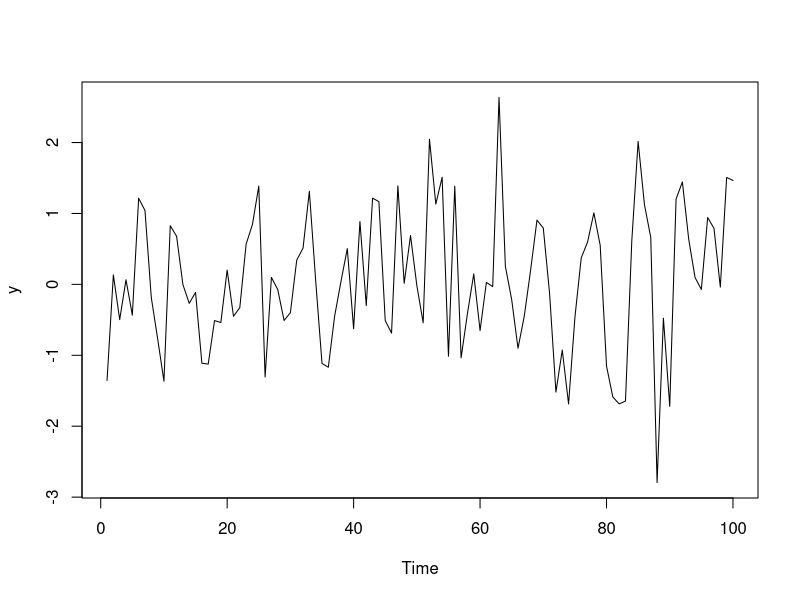
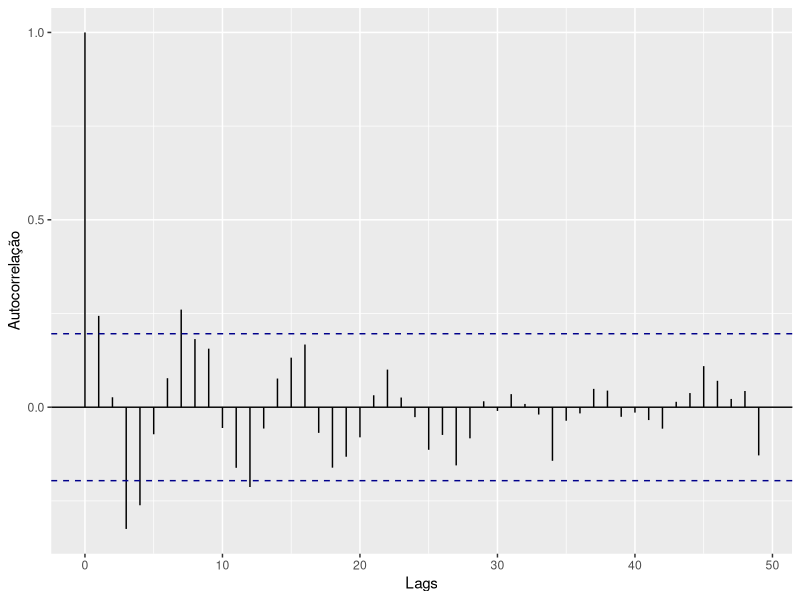
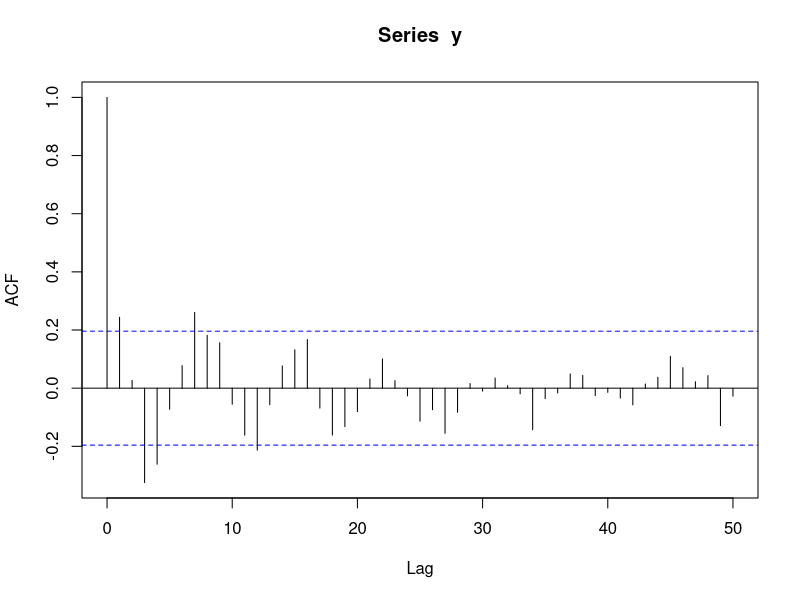
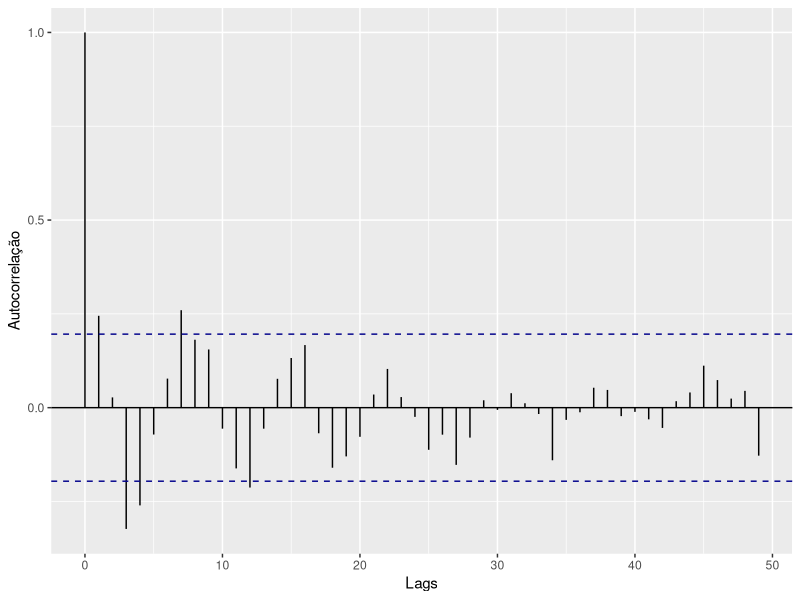
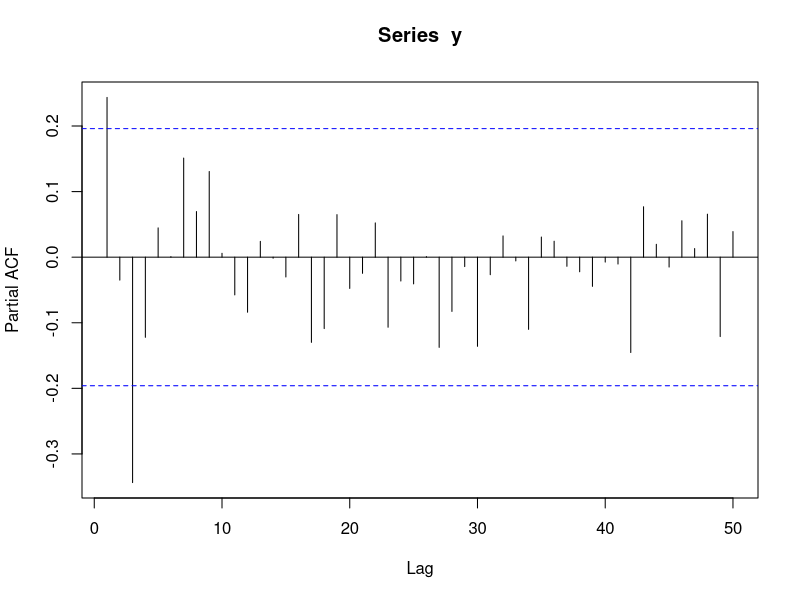
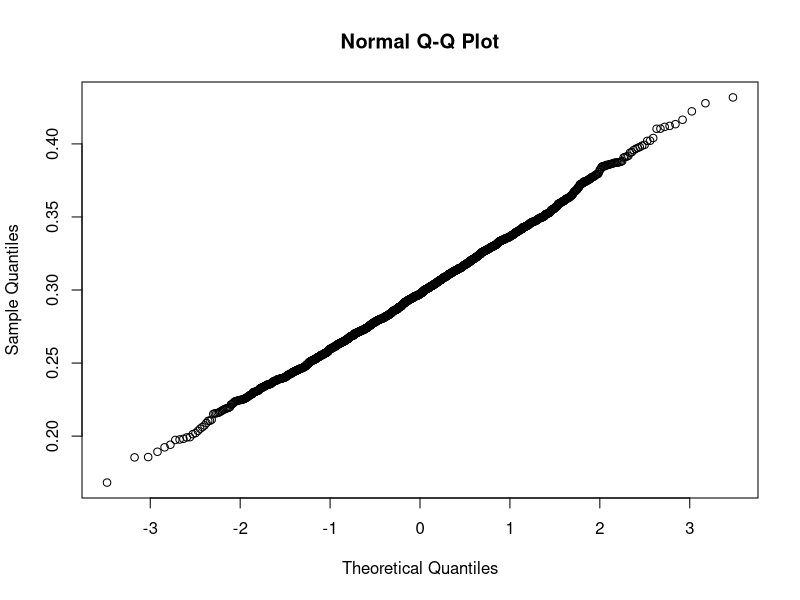
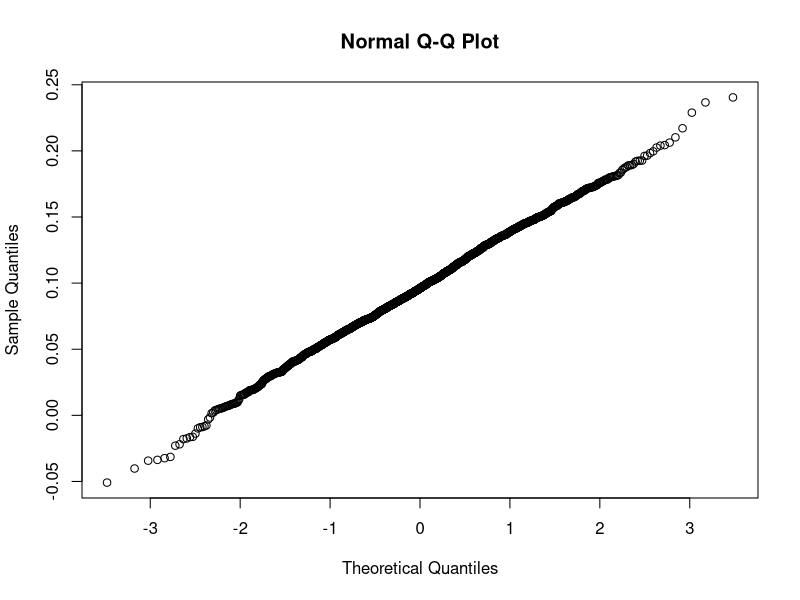
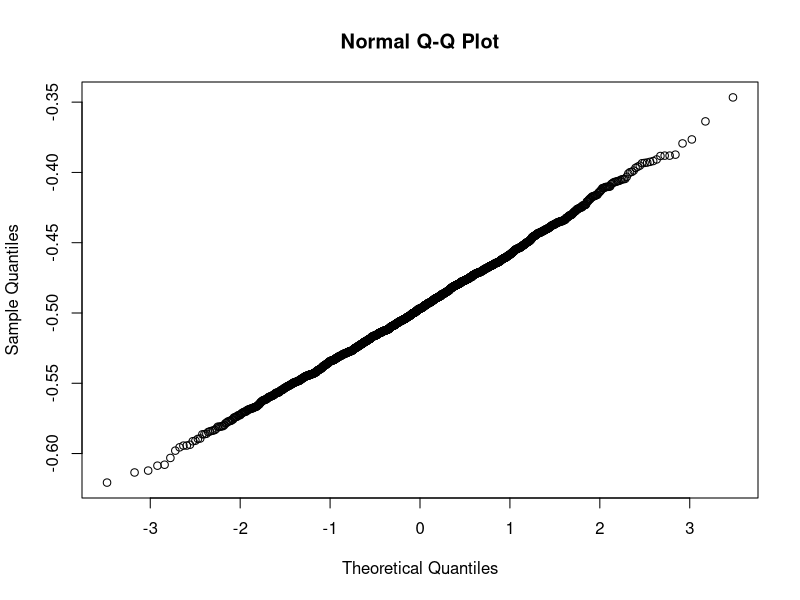

Source code (R) for these figures, in order:
########## PACOTES ##############
library(ggplot2)
#################################
#---------------------- QUESTAO 2 -----------------------------------
set.seed(3666)
########################## A ##############################################

AR <- function(coefs, n){
    n <- n + (length(coefs))
    ruido <- rnorm(n,mean = 0,sd =1)
    x <- ruido
    for(t in (length(coefs) + 1):n){
      x[t] <- x[t-1]*coefs[1] + x[t-2]*coefs[2] + x[t-3]*coefs[3] + ruido[t]
    }
    return(x[(length(coefs) + 1):n])
}
coefs <- c(.3,.1,-.5)
n <- 100
y <- AR(coefs,n)
plot.ts(y)
### B #####################################################################

#AMOSTRAL ------
#funcoes
acf.amostral <- function(y){
  n <- length(y)
  gama <- vector()
  for(h in 0:(n-1)){
      gam <- 0
      for (t in 1:(n-h)) {
        gam <- gam+(y[t+h]-mean(y))*(y[t]-mean(y))
      }
      gama[h + 1] <- gam/n
  }
  pho <- gama/gama[1]
  return(pho)
}

#valores
lags <- c(0:(n-1))
acfs <- data.frame(acf = acf.amostral(y),
                   lag = lags)
#plot
cline <- 1.96/sqrt(length(y))
ggplot(data=acfs[1:50,], aes(x=lag, y=acf)) +
  geom_errorbar(aes(x=lag, ymax=acf, ymin=0), width=0) +
  geom_hline(aes(yintercept = 0))+
  geom_hline(aes(yintercept = cline), linetype = 2, color = 'darkblue') +
  geom_hline(aes(yintercept = -cline), linetype = 2, color = 'darkblue') +
   ylab('Autocorrelação') + xlab('Lags')
#conferindo
acf(y,lag.max = 50)
# TEORICO ----
acf.teorico <- function(y){
  #media de y = 0
  n <- length(y)
  gama <- vector()
  for(h in 0:(n-1)){
    gam <- 0
    for (t in 1:(n-h)) {
      gam <- gam+(y[t+h])*(y[t])
    }
    gama[h + 1] <- gam/n
  }
  pho <- gama/gama[1]
  return(pho)
}

#valores
lags <- c(0:(n-1))
acfs.t <- data.frame(acf = acf.teorico(y),
                   lag = lags)
ggplot(data=acfs.t[1:50,], aes(x=lag, y=acf)) +
  geom_errorbar(aes(x=lag, ymax=acf, ymin=0), width=0) +
  geom_hline(aes(yintercept = 0))+
  geom_hline(aes(yintercept = cline), linetype = 2, color = 'darkblue') +
  geom_hline(aes(yintercept = -cline), linetype = 2, color = 'darkblue') +
  ylab('Autocorrelação') + xlab('Lags')
pacf(y,lag.max = 50)

### C ######################################################################
set.seed(234)
logLik <- function(coefs, y) {
  a1 <- coefs[1]
  a2 <- coefs[2]
  a3 <- coefs[3]
  c <- coefs[4]
  n <- length(y)
  aux <- 1/(n - 3)
  sigma2 <- 0
  for(t in 4:n){
    sigma2 <- sigma2 + (y[t] - c - y[t-1]*a1 - y[t-2]*a2 - y[t-3]*a3)^2
  }
  return(sigma2*aux)
}

# Define os parâmetros iniciais
coefs_iniciais <- c(runif(3,-1,-1), 1)
y <- AR(c(.3,.1,-.5),10000)
# Chama a função de otimização
fit <- optim(coefs_iniciais, logLik, method = "BFGS", y = y)

# Exibe os parâmetros otimizados
fit$par ## a1,a2,a3 e c
fit$value # sigma^2
# set.seed(43); y <- arima.sim(n = 100, list(ar = c(0.3, 0.1, -0.5)))
# fit <- optim(coefs_iniciais, logLik, method = "BFGS", y = y)
### D #################################################################
set.seed(27)
B <- 2000
a1 <- vector()
a2 <- vector()
a3 <- vector()
sigma2 <- vector()
c <- vector()
n <- 500
coefs <- c(.3,.1,-.5)
for(b in 1:B){
  y <- AR(coefs,n)
  fit <- optim(c(1,1,1,1), logLik, method = 'BFGS', y =y)
  a1[b] <- fit$par[1]
  a2[b] <- fit$par[2]
  a3[b] <- fit$par[3]
  c[b]<- fit$par[4]
  sigma2 <- fit$value

}
estimativas <- data.frame(a1 = a1,
                          a2 = a2,
                          a3 = a3,
                          c = c,
                          sigma2 = sigma2)
apply(estimativas,2,mean ) # MEDIA DOS PARAMETROS
apply(estimativas[,1:4],2,shapiro.test) #TESTE DE NORMALIDADE DE SHAPIRO WILK
qqnorm(estimativas$a1)
qqnorm(estimativas$a2)
qqnorm(estimativas$a3)
qqnorm(estimativas$c)
